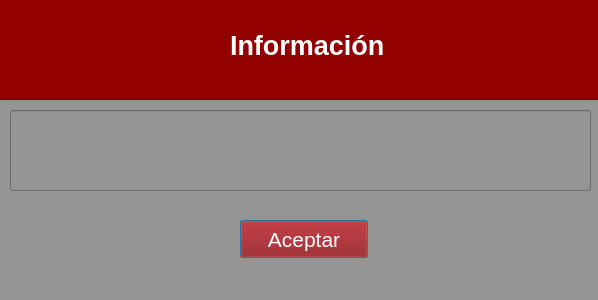
<?xml version="1.0" encoding="UTF-8"?>
<ui version="4.0">
 <class>Dialog</class>
 <widget class="QDialog" name="Dialog">
  <property name="geometry">
   <rect>
    <x>0</x>
    <y>0</y>
    <width>598</width>
    <height>300</height>
   </rect>
  </property>
  <property name="windowTitle">
   <string>Dialog</string>
  </property>
  <property name="styleSheet">
   <string notr="true">background-color:  rgb(149, 149, 149);</string>
  </property>
  <widget class="QPushButton" name="botAceRet">
   <property name="geometry">
    <rect>
     <x>240</x>
     <y>220</y>
     <width>128</width>
     <height>38</height>
    </rect>
   </property>
   <property name="palette">
    <palette>
     <active>
      <colorrole role="Button">
       <brush brushstyle="SolidPattern">
        <color alpha="255">
         <red>147</red>
         <green>0</green>
         <blue>0</blue>
        </color>
       </brush>
      </colorrole>
      <colorrole role="Text">
       <brush brushstyle="SolidPattern">
        <color alpha="255">
         <red>255</red>
         <green>255</green>
         <blue>255</blue>
        </color>
       </brush>
      </colorrole>
      <colorrole role="ButtonText">
       <brush brushstyle="SolidPattern">
        <color alpha="255">
         <red>255</red>
         <green>255</green>
         <blue>255</blue>
        </color>
       </brush>
      </colorrole>
      <colorrole role="Base">
       <brush brushstyle="SolidPattern">
        <color alpha="255">
         <red>147</red>
         <green>0</green>
         <blue>0</blue>
        </color>
       </brush>
      </colorrole>
      <colorrole role="Window">
       <brush brushstyle="SolidPattern">
        <color alpha="255">
         <red>147</red>
         <green>0</green>
         <blue>0</blue>
        </color>
       </brush>
      </colorrole>
      <colorrole role="PlaceholderText">
       <brush brushstyle="SolidPattern">
        <color alpha="128">
         <red>255</red>
         <green>255</green>
         <blue>255</blue>
        </color>
       </brush>
      </colorrole>
     </active>
     <inactive>
      <colorrole role="Button">
       <brush brushstyle="SolidPattern">
        <color alpha="255">
         <red>147</red>
         <green>0</green>
         <blue>0</blue>
        </color>
       </brush>
      </colorrole>
      <colorrole role="Text">
       <brush brushstyle="SolidPattern">
        <color alpha="255">
         <red>255</red>
         <green>255</green>
         <blue>255</blue>
        </color>
       </brush>
      </colorrole>
      <colorrole role="ButtonText">
       <brush brushstyle="SolidPattern">
        <color alpha="255">
         <red>255</red>
         <green>255</green>
         <blue>255</blue>
        </color>
       </brush>
      </colorrole>
      <colorrole role="Base">
       <brush brushstyle="SolidPattern">
        <color alpha="255">
         <red>147</red>
         <green>0</green>
         <blue>0</blue>
        </color>
       </brush>
      </colorrole>
      <colorrole role="Window">
       <brush brushstyle="SolidPattern">
        <color alpha="255">
         <red>147</red>
         <green>0</green>
         <blue>0</blue>
        </color>
       </brush>
      </colorrole>
      <colorrole role="PlaceholderText">
       <brush brushstyle="SolidPattern">
        <color alpha="128">
         <red>255</red>
         <green>255</green>
         <blue>255</blue>
        </color>
       </brush>
      </colorrole>
     </inactive>
     <disabled>
      <colorrole role="Button">
       <brush brushstyle="SolidPattern">
        <color alpha="255">
         <red>147</red>
         <green>0</green>
         <blue>0</blue>
        </color>
       </brush>
      </colorrole>
      <colorrole role="Text">
       <brush brushstyle="SolidPattern">
        <color alpha="255">
         <red>120</red>
         <green>120</green>
         <blue>120</blue>
        </color>
       </brush>
      </colorrole>
      <colorrole role="ButtonText">
       <brush brushstyle="SolidPattern">
        <color alpha="255">
         <red>120</red>
         <green>120</green>
         <blue>120</blue>
        </color>
       </brush>
      </colorrole>
      <colorrole role="Base">
       <brush brushstyle="SolidPattern">
        <color alpha="255">
         <red>147</red>
         <green>0</green>
         <blue>0</blue>
        </color>
       </brush>
      </colorrole>
      <colorrole role="Window">
       <brush brushstyle="SolidPattern">
        <color alpha="255">
         <red>147</red>
         <green>0</green>
         <blue>0</blue>
        </color>
       </brush>
      </colorrole>
      <colorrole role="PlaceholderText">
       <brush brushstyle="SolidPattern">
        <color alpha="128">
         <red>0</red>
         <green>0</green>
         <blue>0</blue>
        </color>
       </brush>
      </colorrole>
     </disabled>
    </palette>
   </property>
   <property name="font">
    <font>
     <pointsize>16</pointsize>
    </font>
   </property>
   <property name="styleSheet">
    <string notr="true"> background-color: rgb(147, 0, 0);

</string>
   </property>
   <property name="text">
    <string>Aceptar</string>
   </property>
   <property name="icon">
    <iconset>
     <normaloff>../../../SEMESTRE 4/centrodeestetica/Downloads/uco/POO/entornoVirtual/_92127008_thinkstockphotos-615094882.jpg</normaloff>../../../SEMESTRE 4/centrodeestetica/Downloads/uco/POO/entornoVirtual/_92127008_thinkstockphotos-615094882.jpg</iconset>
   </property>
   <property name="iconSize">
    <size>
     <width>35</width>
     <height>30</height>
    </size>
   </property>
  </widget>
  <widget class="QLabel" name="Title_4">
   <property name="geometry">
    <rect>
     <x>230</x>
     <y>20</y>
     <width>171</width>
     <height>51</height>
    </rect>
   </property>
   <property name="palette">
    <palette>
     <active>
      <colorrole role="WindowText">
       <brush brushstyle="SolidPattern">
        <color alpha="255">
         <red>255</red>
         <green>255</green>
         <blue>255</blue>
        </color>
       </brush>
      </colorrole>
      <colorrole role="Button">
       <brush brushstyle="SolidPattern">
        <color alpha="255">
         <red>147</red>
         <green>0</green>
         <blue>0</blue>
        </color>
       </brush>
      </colorrole>
      <colorrole role="Base">
       <brush brushstyle="SolidPattern">
        <color alpha="255">
         <red>147</red>
         <green>0</green>
         <blue>0</blue>
        </color>
       </brush>
      </colorrole>
      <colorrole role="Window">
       <brush brushstyle="SolidPattern">
        <color alpha="255">
         <red>147</red>
         <green>0</green>
         <blue>0</blue>
        </color>
       </brush>
      </colorrole>
     </active>
     <inactive>
      <colorrole role="WindowText">
       <brush brushstyle="SolidPattern">
        <color alpha="255">
         <red>255</red>
         <green>255</green>
         <blue>255</blue>
        </color>
       </brush>
      </colorrole>
      <colorrole role="Button">
       <brush brushstyle="SolidPattern">
        <color alpha="255">
         <red>147</red>
         <green>0</green>
         <blue>0</blue>
        </color>
       </brush>
      </colorrole>
      <colorrole role="Base">
       <brush brushstyle="SolidPattern">
        <color alpha="255">
         <red>147</red>
         <green>0</green>
         <blue>0</blue>
        </color>
       </brush>
      </colorrole>
      <colorrole role="Window">
       <brush brushstyle="SolidPattern">
        <color alpha="255">
         <red>147</red>
         <green>0</green>
         <blue>0</blue>
        </color>
       </brush>
      </colorrole>
     </inactive>
     <disabled>
      <colorrole role="WindowText">
       <brush brushstyle="SolidPattern">
        <color alpha="255">
         <red>120</red>
         <green>120</green>
         <blue>120</blue>
        </color>
       </brush>
      </colorrole>
      <colorrole role="Button">
       <brush brushstyle="SolidPattern">
        <color alpha="255">
         <red>147</red>
         <green>0</green>
         <blue>0</blue>
        </color>
       </brush>
      </colorrole>
      <colorrole role="Base">
       <brush brushstyle="SolidPattern">
        <color alpha="255">
         <red>147</red>
         <green>0</green>
         <blue>0</blue>
        </color>
       </brush>
      </colorrole>
      <colorrole role="Window">
       <brush brushstyle="SolidPattern">
        <color alpha="255">
         <red>147</red>
         <green>0</green>
         <blue>0</blue>
        </color>
       </brush>
      </colorrole>
     </disabled>
    </palette>
   </property>
   <property name="font">
    <font>
     <family>MS Shell Dlg 2</family>
     <pointsize>20</pointsize>
     <weight>75</weight>
     <italic>false</italic>
     <bold>true</bold>
     <strikeout>false</strikeout>
    </font>
   </property>
   <property name="styleSheet">
    <string notr="true"> background-color: rgb(147, 0, 0);
</string>
   </property>
   <property name="text">
    <string>Información</string>
   </property>
  </widget>
  <widget class="QLineEdit" name="LRetorno">
   <property name="geometry">
    <rect>
     <x>10</x>
     <y>110</y>
     <width>581</width>
     <height>81</height>
    </rect>
   </property>
   <property name="text">
    <string/>
   </property>
  </widget>
  <widget class="QFrame" name="frame">
   <property name="geometry">
    <rect>
     <x>-1</x>
     <y>-1</y>
     <width>611</width>
     <height>101</height>
    </rect>
   </property>
   <property name="styleSheet">
    <string notr="true"> background-color: rgb(147, 0, 0);
</string>
   </property>
   <property name="frameShape">
    <enum>QFrame::StyledPanel</enum>
   </property>
   <property name="frameShadow">
    <enum>QFrame::Raised</enum>
   </property>
  </widget>
  <zorder>frame</zorder>
  <zorder>botAceRet</zorder>
  <zorder>Title_4</zorder>
  <zorder>LRetorno</zorder>
 </widget>
 <resources/>
 <connections/>
</ui>
